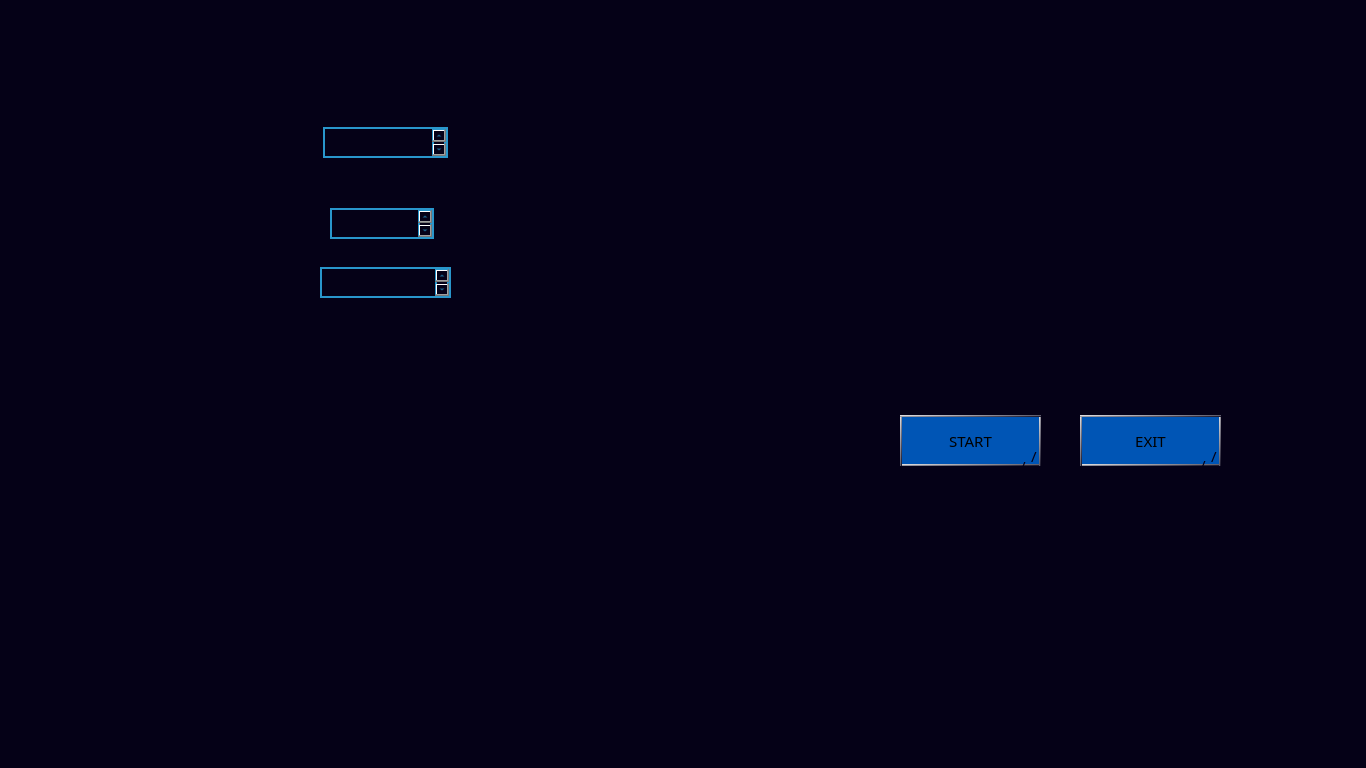
<?xml version="1.0" encoding="UTF-8"?>
<ui version="4.0">
 <class>MainWindow</class>
 <widget class="QMainWindow" name="MainWindow">
  <property name="enabled">
   <bool>true</bool>
  </property>
  <property name="geometry">
   <rect>
    <x>0</x>
    <y>0</y>
    <width>1366</width>
    <height>768</height>
   </rect>
  </property>
  <property name="font">
   <font>
    <family>Algerian</family>
    <pointsize>11</pointsize>
   </font>
  </property>
  <property name="cursor">
   <cursorShape>ArrowCursor</cursorShape>
  </property>
  <property name="windowTitle">
   <string>Eric</string>
  </property>
  <property name="autoFillBackground">
   <bool>true</bool>
  </property>
  <widget class="QWidget" name="centralwidget">
   <widget class="QLabel" name="Bg">
    <property name="geometry">
     <rect>
      <x>0</x>
      <y>0</y>
      <width>1366</width>
      <height>768</height>
     </rect>
    </property>
    <property name="styleSheet">
     <string notr="true">background-color: rgb(5, 1, 23);</string>
    </property>
    <property name="text">
     <string/>
    </property>
    <property name="scaledContents">
     <bool>false</bool>
    </property>
   </widget>
   <widget class="QPushButton" name="Start">
    <property name="geometry">
     <rect>
      <x>900</x>
      <y>415</y>
      <width>141</width>
      <height>51</height>
     </rect>
    </property>
    <property name="cursor">
     <cursorShape>PointingHandCursor</cursorShape>
    </property>
    <property name="styleSheet">
     <string notr="true">font: 20pt &quot;Algerian&quot;;
color: rgb(0, 0, 0);
border: 2px Solid White;
background-color:rgb(0, 85, 181);
border-color: qlineargradient(spread:pad, x1:1, y1:1, x2:0, y2:0, stop:0.0284091 rgba(5, 1, 23, 255), stop:1 rgba(255, 255, 255, 255));
</string>
    </property>
    <property name="text">
     <string>START</string>
    </property>
    <property name="checkable">
     <bool>false</bool>
    </property>
    <property name="flat">
     <bool>false</bool>
    </property>
   </widget>
   <widget class="QPushButton" name="Exit">
    <property name="geometry">
     <rect>
      <x>1080</x>
      <y>415</y>
      <width>141</width>
      <height>51</height>
     </rect>
    </property>
    <property name="cursor">
     <cursorShape>PointingHandCursor</cursorShape>
    </property>
    <property name="styleSheet">
     <string notr="true">font: 20pt &quot;Algerian&quot;;
color: rgb(0, 0, 0);
border: 2px Solid White;
background-color:rgb(0, 85, 181);
border-color: qlineargradient(spread:pad, x1:1, y1:1, x2:0, y2:0, stop:0.0284091 rgba(5, 1, 23, 255), stop:1 rgba(255, 255, 255, 255));
</string>
    </property>
    <property name="text">
     <string>EXIT</string>
    </property>
   </widget>
   <widget class="QLabel" name="Interface">
    <property name="geometry">
     <rect>
      <x>0</x>
      <y>0</y>
      <width>1366</width>
      <height>632</height>
     </rect>
    </property>
    <property name="text">
     <string/>
    </property>
    <property name="pixmap">
     <pixmap>DataBase/Gui Materials/Interface.png</pixmap>
    </property>
    <property name="scaledContents">
     <bool>true</bool>
    </property>
   </widget>
   <widget class="QLabel" name="Visualization">
    <property name="geometry">
     <rect>
      <x>480</x>
      <y>370</y>
      <width>411</width>
      <height>281</height>
     </rect>
    </property>
    <property name="styleSheet">
     <string notr="true"/>
    </property>
    <property name="text">
     <string/>
    </property>
    <property name="pixmap">
     <pixmap>DataBase/Gui Materials/Visualization.gif</pixmap>
    </property>
    <property name="scaledContents">
     <bool>true</bool>
    </property>
   </widget>
   <widget class="QLabel" name="Terminal">
    <property name="geometry">
     <rect>
      <x>537</x>
      <y>97</y>
      <width>751</width>
      <height>291</height>
     </rect>
    </property>
    <property name="text">
     <string/>
    </property>
    <property name="pixmap">
     <pixmap>DataBase/Gui Materials/Border.png</pixmap>
    </property>
    <property name="scaledContents">
     <bool>true</bool>
    </property>
   </widget>
   <widget class="QLabel" name="Clock">
    <property name="geometry">
     <rect>
      <x>90</x>
      <y>120</y>
      <width>411</width>
      <height>221</height>
     </rect>
    </property>
    <property name="text">
     <string/>
    </property>
    <property name="pixmap">
     <pixmap>DataBase/Gui Materials/Clock.png</pixmap>
    </property>
    <property name="scaledContents">
     <bool>true</bool>
    </property>
   </widget>
   <widget class="QLabel" name="Remove">
    <property name="geometry">
     <rect>
      <x>499</x>
      <y>479</y>
      <width>31</width>
      <height>31</height>
     </rect>
    </property>
    <property name="styleSheet">
     <string notr="true">background-color: rgb(5, 1, 23);</string>
    </property>
    <property name="text">
     <string/>
    </property>
   </widget>
   <widget class="QLabel" name="Remove_2">
    <property name="geometry">
     <rect>
      <x>495</x>
      <y>491</y>
      <width>31</width>
      <height>16</height>
     </rect>
    </property>
    <property name="styleSheet">
     <string notr="true">background-color: rgb(5, 1, 23);</string>
    </property>
    <property name="text">
     <string/>
    </property>
   </widget>
   <widget class="QLabel" name="Remove_3">
    <property name="geometry">
     <rect>
      <x>368</x>
      <y>450</y>
      <width>33</width>
      <height>31</height>
     </rect>
    </property>
    <property name="styleSheet">
     <string notr="true">background-color: rgb(5, 1, 23);</string>
    </property>
    <property name="text">
     <string/>
    </property>
   </widget>
   <widget class="QLabel" name="Remove_4">
    <property name="geometry">
     <rect>
      <x>845</x>
      <y>482</y>
      <width>25</width>
      <height>31</height>
     </rect>
    </property>
    <property name="styleSheet">
     <string notr="true">background-color: rgb(5, 1, 23);</string>
    </property>
    <property name="text">
     <string/>
    </property>
   </widget>
   <widget class="QLabel" name="Remove_5">
    <property name="geometry">
     <rect>
      <x>854</x>
      <y>493</y>
      <width>25</width>
      <height>18</height>
     </rect>
    </property>
    <property name="styleSheet">
     <string notr="true">background-color: rgb(5, 1, 23);</string>
    </property>
    <property name="text">
     <string/>
    </property>
   </widget>
   <widget class="QLabel" name="Cut">
    <property name="geometry">
     <rect>
      <x>894</x>
      <y>380</y>
      <width>21</width>
      <height>71</height>
     </rect>
    </property>
    <property name="styleSheet">
     <string notr="true">color: rgb(5, 1, 23);
font: 75 italic 45pt &quot;Arial&quot;;</string>
    </property>
    <property name="text">
     <string>/</string>
    </property>
   </widget>
   <widget class="QLabel" name="Cut_2">
    <property name="geometry">
     <rect>
      <x>1074</x>
      <y>380</y>
      <width>21</width>
      <height>71</height>
     </rect>
    </property>
    <property name="styleSheet">
     <string notr="true">color: rgb(5, 1, 23);
font: 75 italic 45pt &quot;Arial&quot;;</string>
    </property>
    <property name="text">
     <string>/</string>
    </property>
   </widget>
   <widget class="QLabel" name="Cut_3">
    <property name="geometry">
     <rect>
      <x>1200</x>
      <y>429</y>
      <width>21</width>
      <height>71</height>
     </rect>
    </property>
    <property name="styleSheet">
     <string notr="true">color: rgb(5, 1, 23);
font: 75 italic 45pt &quot;Arial&quot;;</string>
    </property>
    <property name="text">
     <string>/</string>
    </property>
   </widget>
   <widget class="QLabel" name="Cut_4">
    <property name="geometry">
     <rect>
      <x>1211</x>
      <y>420</y>
      <width>21</width>
      <height>71</height>
     </rect>
    </property>
    <property name="styleSheet">
     <string notr="true">color: rgb(5, 1, 23);
font: 75 italic 45pt &quot;Arial&quot;;</string>
    </property>
    <property name="text">
     <string>/</string>
    </property>
   </widget>
   <widget class="QLabel" name="Cut_5">
    <property name="geometry">
     <rect>
      <x>1031</x>
      <y>420</y>
      <width>21</width>
      <height>71</height>
     </rect>
    </property>
    <property name="styleSheet">
     <string notr="true">color: rgb(5, 1, 23);
font: 75 italic 45pt &quot;Arial&quot;;</string>
    </property>
    <property name="text">
     <string>/</string>
    </property>
   </widget>
   <widget class="QLabel" name="Cut_6">
    <property name="geometry">
     <rect>
      <x>1020</x>
      <y>430</y>
      <width>21</width>
      <height>71</height>
     </rect>
    </property>
    <property name="styleSheet">
     <string notr="true">color: rgb(5, 1, 23);
font: 75 italic 45pt &quot;Arial&quot;;</string>
    </property>
    <property name="text">
     <string>/</string>
    </property>
   </widget>
   <widget class="QLabel" name="Sleeping">
    <property name="geometry">
     <rect>
      <x>490</x>
      <y>370</y>
      <width>391</width>
      <height>291</height>
     </rect>
    </property>
    <property name="text">
     <string/>
    </property>
    <property name="pixmap">
     <pixmap>DataBase/Gui Materials/Sleeping.gif</pixmap>
    </property>
    <property name="scaledContents">
     <bool>true</bool>
    </property>
   </widget>
   <widget class="QPlainTextEdit" name="Terminal_Output">
    <property name="geometry">
     <rect>
      <x>655</x>
      <y>180</y>
      <width>543</width>
      <height>151</height>
     </rect>
    </property>
    <property name="styleSheet">
     <string notr="true">background-color:transparent;
font: 75 10pt &quot;Arial Narrow&quot;;
font: 11pt &quot;Algerian&quot;;
color: rgb(42, 155, 210);</string>
    </property>
    <property name="readOnly">
     <bool>true</bool>
    </property>
    <property name="plainText">
     <string/>
    </property>
   </widget>
   <widget class="QLabel" name="Recognize">
    <property name="geometry">
     <rect>
      <x>505</x>
      <y>410</y>
      <width>361</width>
      <height>211</height>
     </rect>
    </property>
    <property name="text">
     <string/>
    </property>
    <property name="pixmap">
     <pixmap>DataBase/Gui Materials/Recognizing.gif</pixmap>
    </property>
    <property name="scaledContents">
     <bool>true</bool>
    </property>
   </widget>
   <widget class="QLabel" name="Listening">
    <property name="geometry">
     <rect>
      <x>162</x>
      <y>317</y>
      <width>331</width>
      <height>161</height>
     </rect>
    </property>
    <property name="text">
     <string/>
    </property>
    <property name="pixmap">
     <pixmap>DataBase/Gui Materials/Listening.gif</pixmap>
    </property>
    <property name="scaledContents">
     <bool>true</bool>
    </property>
   </widget>
   <widget class="QLabel" name="Wave">
    <property name="geometry">
     <rect>
      <x>0</x>
      <y>459</y>
      <width>1371</width>
      <height>310</height>
     </rect>
    </property>
    <property name="text">
     <string/>
    </property>
    <property name="pixmap">
     <pixmap>DataBase/Gui Materials/Wave.gif</pixmap>
    </property>
    <property name="scaledContents">
     <bool>true</bool>
    </property>
   </widget>
   <widget class="QTextBrowser" name="Date">
    <property name="geometry">
     <rect>
      <x>323</x>
      <y>127</y>
      <width>125</width>
      <height>31</height>
     </rect>
    </property>
    <property name="styleSheet">
     <string notr="true">background-color: transparent;
color: rgb(41, 151, 205);
font: 11pt &quot;Algerian&quot;;
border: 2px solid white;
border-color: rgb(41, 150, 203);
align=&quot;center&quot;</string>
    </property>
    <property name="html">
     <string>&lt;!DOCTYPE HTML PUBLIC &quot;-//W3C//DTD HTML 4.0//EN&quot; &quot;http://www.w3.org/TR/REC-html40/strict.dtd&quot;&gt;
&lt;html&gt;&lt;head&gt;&lt;meta name=&quot;qrichtext&quot; content=&quot;1&quot; /&gt;&lt;style type=&quot;text/css&quot;&gt;
p, li { white-space: pre-wrap; }
&lt;/style&gt;&lt;/head&gt;&lt;body style=&quot; font-family:'Algerian'; font-size:11pt; font-weight:400; font-style:normal;&quot;&gt;
&lt;p align=&quot;center&quot; style=&quot;-qt-paragraph-type:empty; margin-top:0px; margin-bottom:0px; margin-left:0px; margin-right:0px; -qt-block-indent:0; text-indent:0px;&quot;&gt;&lt;br /&gt;&lt;/p&gt;&lt;/body&gt;&lt;/html&gt;</string>
    </property>
   </widget>
   <widget class="QTextBrowser" name="Day">
    <property name="geometry">
     <rect>
      <x>330</x>
      <y>208</y>
      <width>104</width>
      <height>31</height>
     </rect>
    </property>
    <property name="styleSheet">
     <string notr="true">background-color: transparent;
color: rgb(41, 151, 205);
font: 11pt &quot;Algerian&quot;;
border: 2px solid white;
border-color: rgb(41, 150, 203);
align=&quot;center&quot;</string>
    </property>
    <property name="html">
     <string>&lt;!DOCTYPE HTML PUBLIC &quot;-//W3C//DTD HTML 4.0//EN&quot; &quot;http://www.w3.org/TR/REC-html40/strict.dtd&quot;&gt;
&lt;html&gt;&lt;head&gt;&lt;meta name=&quot;qrichtext&quot; content=&quot;1&quot; /&gt;&lt;style type=&quot;text/css&quot;&gt;
p, li { white-space: pre-wrap; }
&lt;/style&gt;&lt;/head&gt;&lt;body style=&quot; font-family:'Algerian'; font-size:11pt; font-weight:400; font-style:normal;&quot;&gt;
&lt;p align=&quot;center&quot; style=&quot;-qt-paragraph-type:empty; margin-top:0px; margin-bottom:0px; margin-left:0px; margin-right:0px; -qt-block-indent:0; text-indent:0px;&quot;&gt;&lt;br /&gt;&lt;/p&gt;&lt;/body&gt;&lt;/html&gt;</string>
    </property>
   </widget>
   <widget class="QTextBrowser" name="Time">
    <property name="geometry">
     <rect>
      <x>320</x>
      <y>267</y>
      <width>131</width>
      <height>31</height>
     </rect>
    </property>
    <property name="styleSheet">
     <string notr="true">background-color: transparent;
color: rgb(41, 151, 205);
font: 11pt &quot;Algerian&quot;;
border: 2px solid white;
border-color: rgb(41, 150, 203);
align=&quot;center&quot;</string>
    </property>
    <property name="html">
     <string>&lt;!DOCTYPE HTML PUBLIC &quot;-//W3C//DTD HTML 4.0//EN&quot; &quot;http://www.w3.org/TR/REC-html40/strict.dtd&quot;&gt;
&lt;html&gt;&lt;head&gt;&lt;meta name=&quot;qrichtext&quot; content=&quot;1&quot; /&gt;&lt;style type=&quot;text/css&quot;&gt;
p, li { white-space: pre-wrap; }
&lt;/style&gt;&lt;/head&gt;&lt;body style=&quot; font-family:'Algerian'; font-size:11pt; font-weight:400; font-style:normal;&quot;&gt;
&lt;p align=&quot;center&quot; style=&quot;-qt-paragraph-type:empty; margin-top:0px; margin-bottom:0px; margin-left:0px; margin-right:0px; -qt-block-indent:0; text-indent:0px;&quot;&gt;&lt;br /&gt;&lt;/p&gt;&lt;/body&gt;&lt;/html&gt;</string>
    </property>
   </widget>
   <zorder>Listening</zorder>
   <zorder>Bg</zorder>
   <zorder>Recognize</zorder>
   <zorder>Visualization</zorder>
   <zorder>Sleeping</zorder>
   <zorder>Wave</zorder>
   <zorder>Interface</zorder>
   <zorder>Remove</zorder>
   <zorder>Remove_2</zorder>
   <zorder>Remove_3</zorder>
   <zorder>Remove_4</zorder>
   <zorder>Remove_5</zorder>
   <zorder>Clock</zorder>
   <zorder>Date</zorder>
   <zorder>Day</zorder>
   <zorder>Time</zorder>
   <zorder>Terminal</zorder>
   <zorder>Terminal_Output</zorder>
   <zorder>Start</zorder>
   <zorder>Cut</zorder>
   <zorder>Cut_5</zorder>
   <zorder>Cut_6</zorder>
   <zorder>Exit</zorder>
   <zorder>Cut_2</zorder>
   <zorder>Cut_3</zorder>
   <zorder>Cut_4</zorder>
  </widget>
 </widget>
 <resources/>
 <connections/>
</ui>
